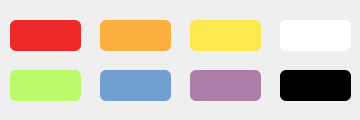
<?xml version="1.0" encoding="UTF-8"?>
<ui version="4.0">
 <class>chooseColor</class>
 <widget class="QDialog" name="chooseColor">
  <property name="geometry">
   <rect>
    <x>0</x>
    <y>0</y>
    <width>360</width>
    <height>120</height>
   </rect>
  </property>
  <property name="minimumSize">
   <size>
    <width>360</width>
    <height>120</height>
   </size>
  </property>
  <property name="maximumSize">
   <size>
    <width>360</width>
    <height>120</height>
   </size>
  </property>
  <property name="windowTitle">
   <string>Dialog</string>
  </property>
  <property name="sizeGripEnabled">
   <bool>false</bool>
  </property>
  <widget class="QPushButton" name="color_1_1">
   <property name="geometry">
    <rect>
     <x>10</x>
     <y>20</y>
     <width>71</width>
     <height>31</height>
    </rect>
   </property>
   <property name="styleSheet">
    <string notr="true">border-radius:6px;
background-color: rgb(239, 41, 41);
</string>
   </property>
   <property name="text">
    <string/>
   </property>
  </widget>
  <widget class="QPushButton" name="color_1_2">
   <property name="geometry">
    <rect>
     <x>100</x>
     <y>20</y>
     <width>71</width>
     <height>31</height>
    </rect>
   </property>
   <property name="styleSheet">
    <string notr="true">border-radius:6px;
background-color: rgb(252, 175, 62);
</string>
   </property>
   <property name="text">
    <string/>
   </property>
  </widget>
  <widget class="QPushButton" name="color_1_3">
   <property name="geometry">
    <rect>
     <x>190</x>
     <y>20</y>
     <width>71</width>
     <height>31</height>
    </rect>
   </property>
   <property name="styleSheet">
    <string notr="true">border-radius:6px;
background-color: rgb(252, 233, 79);
</string>
   </property>
   <property name="text">
    <string/>
   </property>
  </widget>
  <widget class="QPushButton" name="color_1_4">
   <property name="geometry">
    <rect>
     <x>280</x>
     <y>20</y>
     <width>71</width>
     <height>31</height>
    </rect>
   </property>
   <property name="styleSheet">
    <string notr="true">border-radius:6px;
background-color: rgb(255, 255, 255);
</string>
   </property>
   <property name="text">
    <string/>
   </property>
  </widget>
  <widget class="QPushButton" name="color_2_1">
   <property name="geometry">
    <rect>
     <x>10</x>
     <y>70</y>
     <width>71</width>
     <height>31</height>
    </rect>
   </property>
   <property name="styleSheet">
    <string notr="true">border-radius:6px;
background-color: rgb(188, 250, 109);
</string>
   </property>
   <property name="text">
    <string/>
   </property>
  </widget>
  <widget class="QPushButton" name="color_2_2">
   <property name="geometry">
    <rect>
     <x>100</x>
     <y>70</y>
     <width>71</width>
     <height>31</height>
    </rect>
   </property>
   <property name="styleSheet">
    <string notr="true">border-radius:6px;
background-color: rgb(114, 159, 207);
</string>
   </property>
   <property name="text">
    <string/>
   </property>
  </widget>
  <widget class="QPushButton" name="color_2_3">
   <property name="geometry">
    <rect>
     <x>190</x>
     <y>70</y>
     <width>71</width>
     <height>31</height>
    </rect>
   </property>
   <property name="styleSheet">
    <string notr="true">border-radius:6px;
background-color: rgb(173, 127, 168);

</string>
   </property>
   <property name="text">
    <string/>
   </property>
  </widget>
  <widget class="QPushButton" name="color_2_4">
   <property name="geometry">
    <rect>
     <x>280</x>
     <y>70</y>
     <width>71</width>
     <height>31</height>
    </rect>
   </property>
   <property name="styleSheet">
    <string notr="true">border-radius:6px;
background-color: rgb(0, 0, 0);
</string>
   </property>
   <property name="text">
    <string/>
   </property>
  </widget>
 </widget>
 <resources/>
 <connections/>
</ui>
